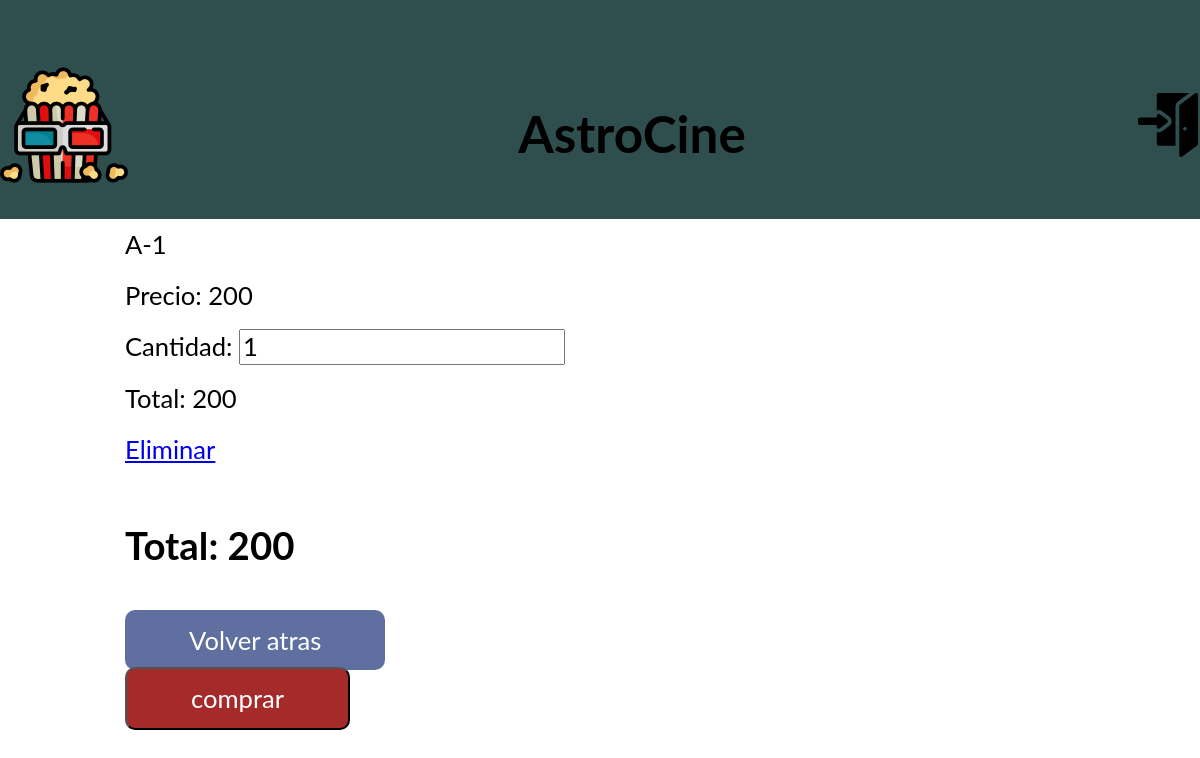
The page /carritoCompras.php?id=1 on the database its author committed.
### tables this page shows
CREATE TABLE `butacas` (
  `id` int(11) NOT NULL,
  `ubicacion` text NOT NULL,
  `precio` int(11) NOT NULL
);

### carritoCompras.php (the view, shortened to what this page needs)
<?php
    include 'conexion.php';
    if(isset($_SESSION['carrito'])){
        if(isset($_GET['id'])){
        $arreglo=$_SESSION['carrito'];
        $encontro=false;
        $numero=0;
        for($i=0;$i<count($arreglo);$i++){
            if($arreglo[$i]['Id']==$_GET['id']){
                $encontro=true;
                $numero=$i;
            }
        }
        if($encontro==true){
            $arreglo[$numero]['Cantidad']=$arreglo[$numero]['Cantidad']+1;
            $_SESSION['carrito']=$arreglo;
        }else{
            $ubicacion="";
            $precio=0;
            $re=mysqli_query($conexion,"select * from butacas where id=".$_GET['id']);
            while ($f=mysqli_fetch_array($re)) {
                $ubicacion=$f['ubicacion'];
                $precio=$f['precio'];
        }
        $datosNuevos=array('Id'=>$_GET['id'],
         'Ubicacion'=>$ubicacion,
         'Precio'=>$precio,
         'Cantidad'=>1);
         array_push($arreglo, $datosNuevos);
         $_SESSION['carrito']=$arreglo;
        }
    }
    }else{
        if(isset($_GET['id'])){
            $re=mysqli_query($conexion,"select * from butacas where id=".$_GET['id']);
        }
    }
?>
<!DOCTYPE html>
<html>
<head>
    <link rel='stylesheet' href="css/normalize.css">
    <link rel='stylesheet' href="css/styles.css">
</head>
<header>
    <div class="barra">
    <a href="InicioCine.php">
            <img src="img/icon.png" alt="logotipo cine">
        </a>
        <h1>AstroCine</h1>
        <a href="logout.php">
            <img src="img/salir.png" alt="Salir">
        </a>
    </div>
</header>
<body>
    <div class="contenedor ">
        <?php
            $total=0;
            if(isset($_SESSION['carrito'])){
                $datos=$_SESSION['carrito'];
                $total=0;
                for($i=0;$i<count($datos);$i++){
                    ?>
                        <div class="producto">
                            <span><?php echo $datos[$i]['Ubicacion'];?></span><br>
                            <span>Precio: <?php echo $datos[$i]['Precio'];?></span><br>
                            <span>Cantidad:
                            <input type="text" value="<?php echo $datos[$i]['Cantidad'];?>">
                            </span><br>
                            <span>Total: <?php echo $datos[$i]['Cantidad']*$datos[$i]['Precio'];?></span><br>
                            <a href="#" class="eliminar" data-id="<?php echo $datos[$i]['Id']?>">Eliminar</a><br>
                        </div>
                    <?php
                    $total=($datos[$i]['Cantidad']*$datos[$i]['Precio'])+$total;
                }
            }else{
                echo '<h2>No has añadido ninguna entrada</h2>';
            }
            echo '<h2>Total: '.$total.'</h2>';
        ?>
            <a href="butacas.php" class="btn btn-azul">Volver atras</a>
            <?php
            if($total!=0){
                ?>
            <form action="https://www.paypal.com/cgi-bin/webscr" method="post">
                <input type="submit" value="comprar" class="btn btn-rojo">
            </form>
            <?php
            }
            ?>
    </div>
</body>
</html>

### css/styles.css (style rules this page uses)
body { font-family: 'Lato', sans-serif; font-size: 1.6rem; line-height: 2; margin: 0; }
.contenedor { max-width: 950px; margin: 0 auto; }
img { max-width: 100%; }
.barra { background-color: darkslategray; display: flex; justify-content: space-between; align-items: center; padding-top: 3rem; text-decoration: none; }
.btn { color: #ffffff; border-radius: 10px; text-decoration: none; padding: 15px 4rem; }
.btn-rojo { background-color: brown; }
.btn-azul { background-color: rgb(95, 112, 160); }

### rows shown on the page
butacas: ubicacion "A-1", precio "200", id "1", $datos[$i]['Cantidad']*$datos[$i]['Precio'] "200"

### other values the page prints
$total "200"
